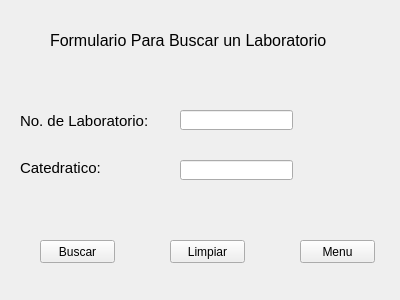
<?xml version="1.0" encoding="UTF-8"?>
<ui version="4.0">
 <class>BuscarLaboratorio</class>
 <widget class="QWidget" name="BuscarLaboratorio">
  <property name="geometry">
   <rect>
    <x>0</x>
    <y>0</y>
    <width>400</width>
    <height>300</height>
   </rect>
  </property>
  <property name="windowTitle">
   <string>Form</string>
  </property>
  <widget class="QPushButton" name="pushButton_2">
   <property name="geometry">
    <rect>
     <x>170</x>
     <y>240</y>
     <width>75</width>
     <height>23</height>
    </rect>
   </property>
   <property name="text">
    <string>Limpiar</string>
   </property>
  </widget>
  <widget class="QPushButton" name="pushButton_3">
   <property name="geometry">
    <rect>
     <x>300</x>
     <y>240</y>
     <width>75</width>
     <height>23</height>
    </rect>
   </property>
   <property name="text">
    <string>Menu</string>
   </property>
  </widget>
  <widget class="QLabel" name="label">
   <property name="geometry">
    <rect>
     <x>50</x>
     <y>20</y>
     <width>291</width>
     <height>41</height>
    </rect>
   </property>
   <property name="font">
    <font>
     <pointsize>12</pointsize>
    </font>
   </property>
   <property name="text">
    <string>Formulario Para Buscar un Laboratorio</string>
   </property>
  </widget>
  <widget class="QLineEdit" name="lineEdit_2">
   <property name="geometry">
    <rect>
     <x>180</x>
     <y>160</y>
     <width>113</width>
     <height>20</height>
    </rect>
   </property>
  </widget>
  <widget class="QLineEdit" name="lineEdit">
   <property name="geometry">
    <rect>
     <x>180</x>
     <y>110</y>
     <width>113</width>
     <height>20</height>
    </rect>
   </property>
  </widget>
  <widget class="QPushButton" name="pushButton">
   <property name="geometry">
    <rect>
     <x>40</x>
     <y>240</y>
     <width>75</width>
     <height>23</height>
    </rect>
   </property>
   <property name="text">
    <string>Buscar</string>
   </property>
  </widget>
  <widget class="QLabel" name="label_2">
   <property name="geometry">
    <rect>
     <x>20</x>
     <y>100</y>
     <width>131</width>
     <height>41</height>
    </rect>
   </property>
   <property name="font">
    <font>
     <pointsize>11</pointsize>
    </font>
   </property>
   <property name="text">
    <string>No. de Laboratorio:</string>
   </property>
  </widget>
  <widget class="QLabel" name="label_3">
   <property name="geometry">
    <rect>
     <x>20</x>
     <y>160</y>
     <width>81</width>
     <height>16</height>
    </rect>
   </property>
   <property name="font">
    <font>
     <pointsize>11</pointsize>
    </font>
   </property>
   <property name="text">
    <string>Catedratico:</string>
   </property>
  </widget>
 </widget>
 <resources/>
 <connections/>
</ui>
